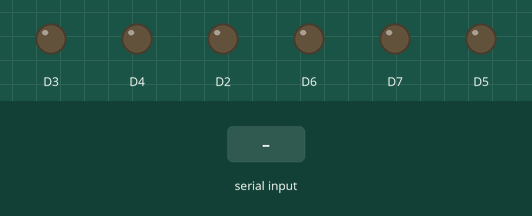
Bench run of a sketch on a simulated ESP8266 (NodeMCU). On the bench: output pins drawn as LEDs (lit = HIGH). Inputs (shaded band) come from the test bench.

Above: at 1.2 s.
1.3 s: "f" received over Serial
At 2.3 s:
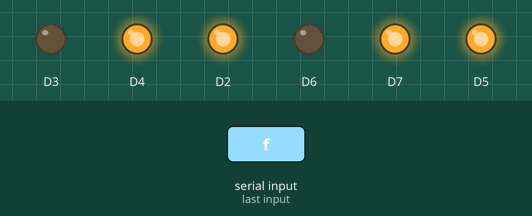
2.8 s: "l" received over Serial
At 3.4 s:
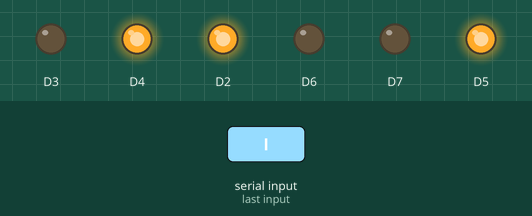
4.3 s: "r" received over Serial
At 4.6 s:
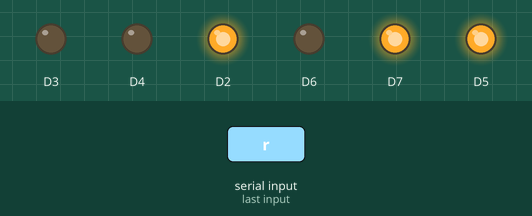
5.8 s: "b" received over Serial
At 6.9 s:
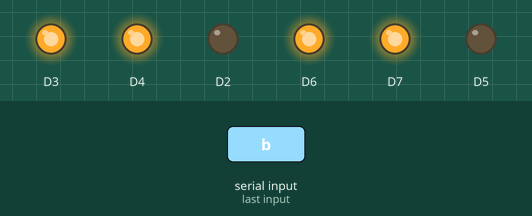
7.3 s: "l" received over Serial
At 8.1 s:
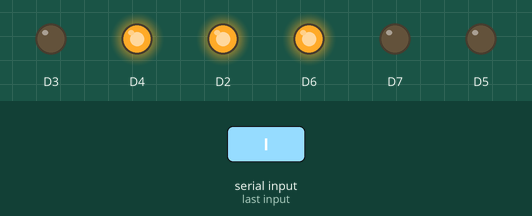
Timing chart, 0 to 9.8 s (numbered marks = the images above; inputs shaded):
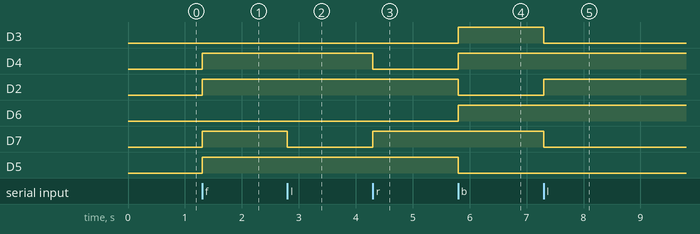

Measured:
- after the input at 1.3 s, D4, D2, D7, D5: LOW → HIGH at once
- after the input at 2.8 s, D7: HIGH → LOW at once
- after the input at 4.3 s, D4: HIGH → LOW at once; D7: LOW → HIGH at once
- after the input at 5.8 s, D3, D4, D6: LOW → HIGH at once; D2, D5: HIGH → LOW at once
- after the input at 7.3 s, D3, D7: HIGH → LOW at once; D2: LOW → HIGH at once

The sketch:

motor_driver.ino
```cpp
char a;

void setup() {
  pinMode(D4,OUTPUT);
  pinMode(D2,OUTPUT);
  pinMode(D3,OUTPUT);

  pinMode(D7,OUTPUT);
  pinMode(D5,OUTPUT);
  pinMode(D6,OUTPUT);


  Serial.begin(115200);
}

void loop() {
  if(Serial.available()>0)
  {
    a=Serial.read();
    if(a=='f')
    {
      forward();
    }
    if(a=='l')
    {
      left();
    }
    if(a=='r')
    {
      right();
    }
    if(a=='b')
    {
      back();
    }
  }

}


void forward()
{
  digitalWrite(D4,HIGH);
  digitalWrite(D7,HIGH);
  digitalWrite(D2,HIGH);
  digitalWrite(D3,LOW);
  digitalWrite(D5,HIGH);
  digitalWrite(D6,LOW);
}


void left()
{
  digitalWrite(D4,HIGH);
  digitalWrite(D7,LOW);
  digitalWrite(D2,HIGH);
  digitalWrite(D3,LOW);
}

void right()
{
  digitalWrite(D4,LOW);
  digitalWrite(D7,HIGH);
  digitalWrite(D5,HIGH);
  digitalWrite(D6,LOW);
}


void back()
{
  digitalWrite(D4,HIGH);
  digitalWrite(D7,HIGH);
  digitalWrite(D2,LOW);
  digitalWrite(D3,HIGH);
  digitalWrite(D5,LOW);
  digitalWrite(D6,HIGH);
}
```
